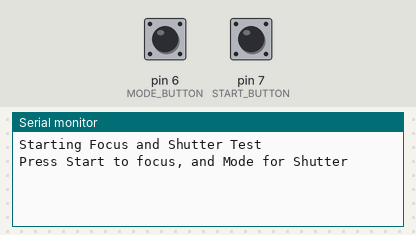
The sketch below on a simulated Arduino Uno, built with avr-gcc and run on an emulated ATmega328P. On the bench: the last lines printed to the serial monitor. The test bench sets the inputs (shaded band); at power-on: pin 6 (MODE_BUTTON) HIGH, pin 7 (START_BUTTON) HIGH.

Above: at 1.2 s.
1.3 s: pin 6 (MODE_BUTTON) pulled LOW for 0.15 s
At 2.5 s:
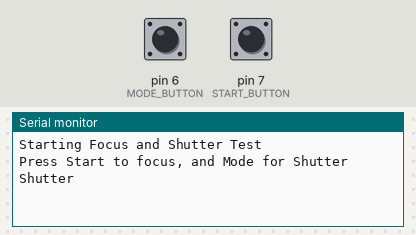
2.9 s: pin 7 (START_BUTTON) pulled LOW for 0.15 s
At 3.8 s:
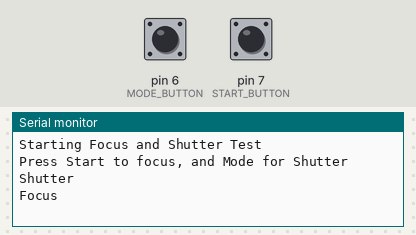

The sketch:

FocusShutterTest.ino
```cpp
// (licence header left out)
#define START_BUTTON 7
#define MODE_BUTTON 6

const byte FOCUS_TRIGGER_PIN = 9;	// D13 = Digital out - Camera Trigger A
const byte SHUTTER_TRIGGER_PIN = 8;	// D12 = Digital out - Camera Trigger B

void setup() {
  // initialize buttons
  pinMode(START_BUTTON, INPUT);
  digitalWrite(START_BUTTON, HIGH);

  pinMode(MODE_BUTTON, INPUT);
  digitalWrite(MODE_BUTTON, HIGH);

  pinMode(FOCUS_TRIGGER_PIN, OUTPUT);
  pinMode(SHUTTER_TRIGGER_PIN, OUTPUT);

  Serial.begin(9600);
  Serial.println("Starting Focus and Shutter Test");
  Serial.println("Press Start to focus, and Mode for Shutter");
}

int startButtonState = 0;
int modeButtonState = 0;
boolean focus = false;
boolean shutter = false;

void loop() {
  // read the state of the buttons
  startButtonState = digitalRead(START_BUTTON);
  modeButtonState = digitalRead(MODE_BUTTON);

  if(0 == startButtonState) {
    digitalWrite(FOCUS_TRIGGER_PIN,LOW); //trigger camera
    if(!focus) {
      Serial.println("Focus");
      focus = true;
    }
  } else {
    focus = false;
    digitalWrite(FOCUS_TRIGGER_PIN, HIGH);
  }

  if(0 == modeButtonState) {
    digitalWrite(SHUTTER_TRIGGER_PIN, LOW); //trigger camera
    if(!shutter) {
      Serial.println("Shutter");
      shutter = true;
    }
  } else {
    shutter = false;
    digitalWrite(SHUTTER_TRIGGER_PIN, HIGH);
  }
}
```

Measured:
- after the input at 1.3 s, the serial monitor: prints a new line at once (image 1)
- after the input at 2.9 s, the serial monitor: prints a new line at once (image 2)
